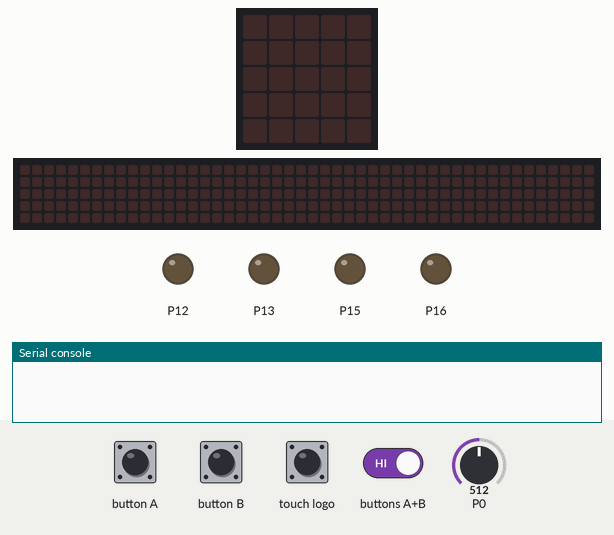
A program run on a simulated BBC micro:bit running MicroPython. Shown: the board's 5×5 LED display, a strip that is not on the board, showing the scrolling text unrolled, output pins drawn as LEDs (lit = HIGH), the last lines printed to the serial console. Inputs (shaded band) come from the test bench; at power-on: P0 = 512 (analog values on the 0–1023 scale). The 48×5 strip is a reading aid, not a part: it shows the text the display is scrolling, unrolled, one strip-width of it at a time.

Above: at 1.2 s.
1.3 s: touch logo pressed for 0.15 s
At 2.1 s:
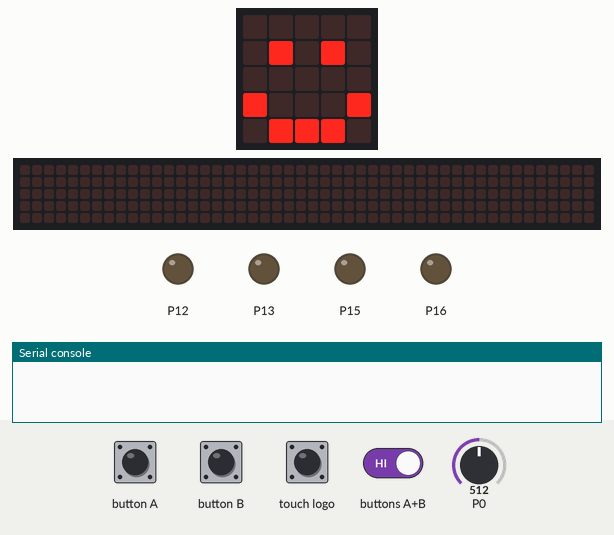
4.3 s: P0 set to 0
At 5.9 s:
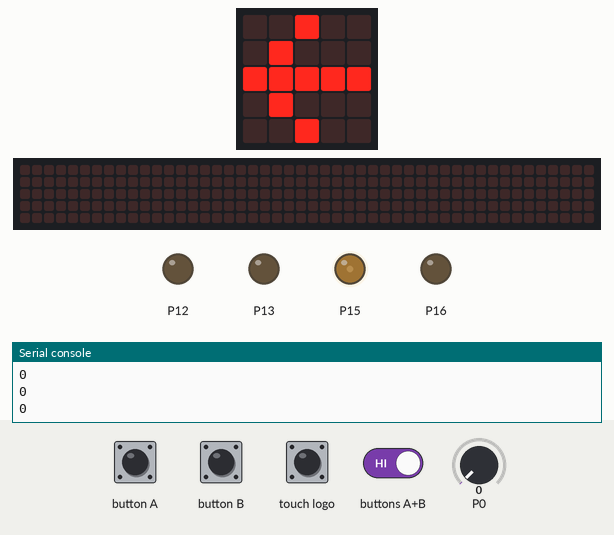
6.3 s: P0 set to 110
At 6.7 s:
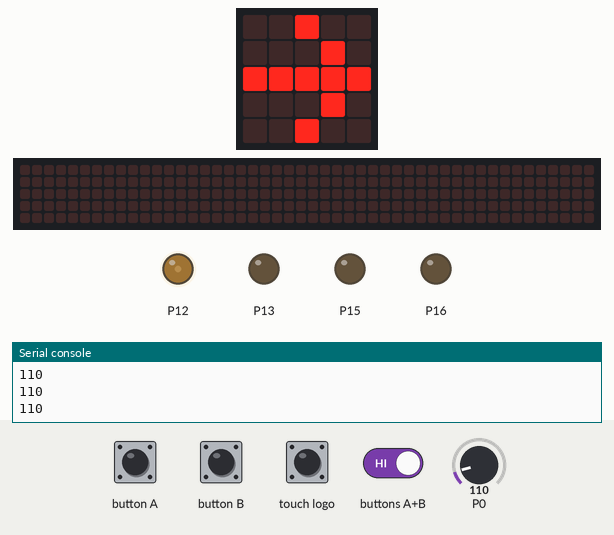
7.8 s: touch logo driven LOW and buttons A+B driven LOW
At 8.87 s:
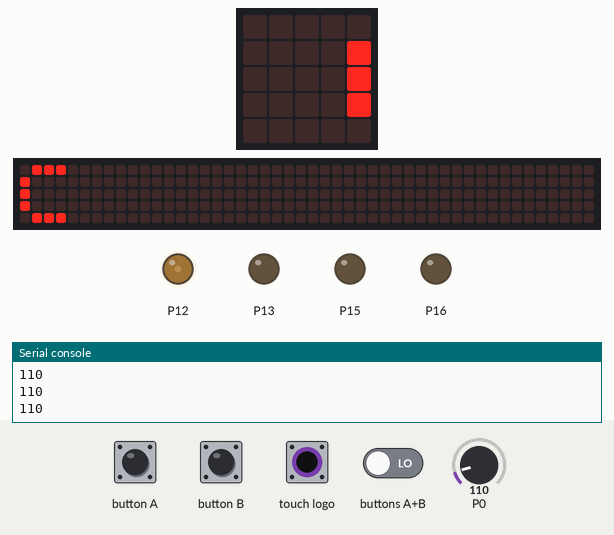
10.8 s: P0 set to 122
At 14.08 s:
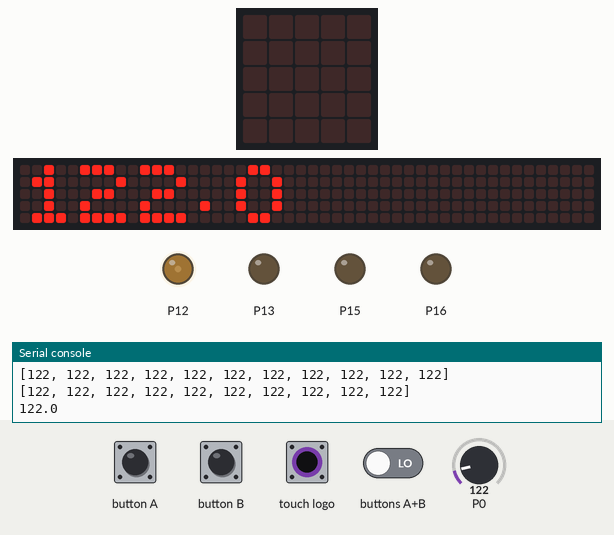
16.8 s: touch logo released
At 18.7 s:
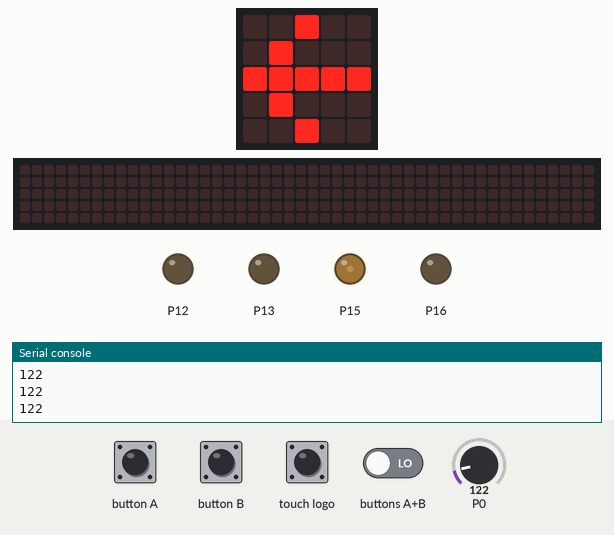
Timing chart, 0 to 20.2 s (numbered marks = the images above; inputs shaded):
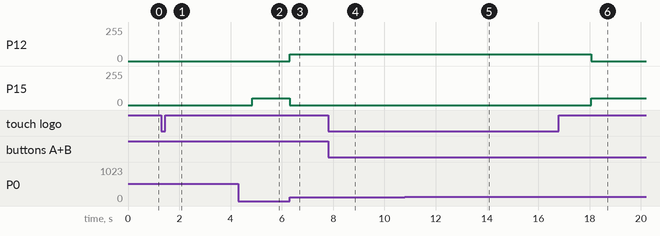

Measured:
- after the input at 1.3 s, the display: changes at once (image 1)
- after the input at 4.3 s, P12: stays 0/255 (without the input it goes to 50/255 after 0.55 s); P15: 0/255 → 50/255 after 0.55 s; the display: first differs from a run without the input after 0.55 s (image 2)
- after the input at 6.3 s, P12: 0/255 → 50/255 at once; P15: 50/255 → 0/255 at once; the display: changes at once (image 3)
- after the input at 7.8 s, the display: changes after 1.0 s (image 4)
- after the input at 16.8 s, P12: 50/255 → 0/255 after 1.3 s; P15: 0/255 → 50/255 after 1.3 s; the display: first differs from a run without the input after 1.3 s (image 6)

The program:

OS_for_microcode.py
```python
# Imports go at the top
from microbit import *
def fwd(speed):
    # M1
    pin12.write_analog(speed)
    pin13.write_analog(0)
    # M2
    pin15.write_analog(speed)
    pin16.write_analog(0)

def bwd(speed):
    # M1
    pin12.write_analog(0)
    pin13.write_analog(speed)
    # M2
    pin15.write_analog(0)
    pin16.write_analog(speed)

def left(speed):
    # M1
    pin12.write_analog(speed)
    pin13.write_analog(0)
    # M2
    pin15.write_analog(0)
    pin16.write_analog(0)

def right(speed):
    # M1
    pin12.write_analog(0)
    pin13.write_analog(0)
    # M2
    pin15.write_analog(speed)
    pin16.write_analog(0)

def turn_left(speed):
    # M1
    pin12.write_analog(speed)
    pin13.write_analog(0)
    # M2
    pin15.write_analog(0)
    pin16.write_analog(speed)

def turn_right(speed):
    # M1
    pin12.write_analog(0)
    pin13.write_analog(speed)
    # M2
    pin15.write_analog(speed)
    pin16.write_analog(0)

def stop():
    # M1
    pin12.write_digital(0)
    pin13.write_digital(0)
    # M2
    pin15.write_digital(0)
    pin16.write_digital(0)

floor_brightness = 0
threshold_value = 100
brightness_white = 0
brightness_black = 0
observed_data = []

def learning_brightness(current_brightness):
    observed_data.clear()

    for i in range(11):
        observed_data.append(pin0.read_analog())
    observed_data.append(current_brightness)
    print(observed_data)
    observed_data.sort()
    print(observed_data)
    observed_data.pop(0)
    print(observed_data)
    observed_data.pop(len(observed_data)-1)
    print(observed_data)
    observed_data_total = 0
    for i in observed_data:
        observed_data_total = observed_data_total + i
    return observed_data_total/len(observed_data)

# Code in a 'while True:' loop repeats forever
while True:
    #display.show(floor_brightness)
    if button_a.is_pressed() and button_b.is_pressed():
        display.scroll('C')
        brightness_black = 0
        brightness_white = 0

    if button_a.was_pressed():
        # Learn white area's brightness
        display.scroll('B')
        brightness_black = learning_brightness(brightness_black)
        print(brightness_black)

    if button_b.was_pressed():
        # Learn white area's brightness
        display.scroll('W')
        brightness_white = learning_brightness(brightness_white)
        print(brightness_white)

    if pin_logo.is_touched():
        # Line folloing mode
        display.show(Image.HAPPY)
        sleep(1000)

        threshold_value = (brightness_white + brightness_black)/2
        display.scroll(str(threshold_value))
        print(threshold_value)

        while True:
            if pin_logo.is_touched():
                sleep(1000)
                break

            floor_brightness = pin0.read_analog()
            print(floor_brightness)

            if floor_brightness > threshold_value:
                display.show(Image.ARROW_E)
                left(200)
            else:
                display.show(Image.ARROW_W)
                right(200)
```
